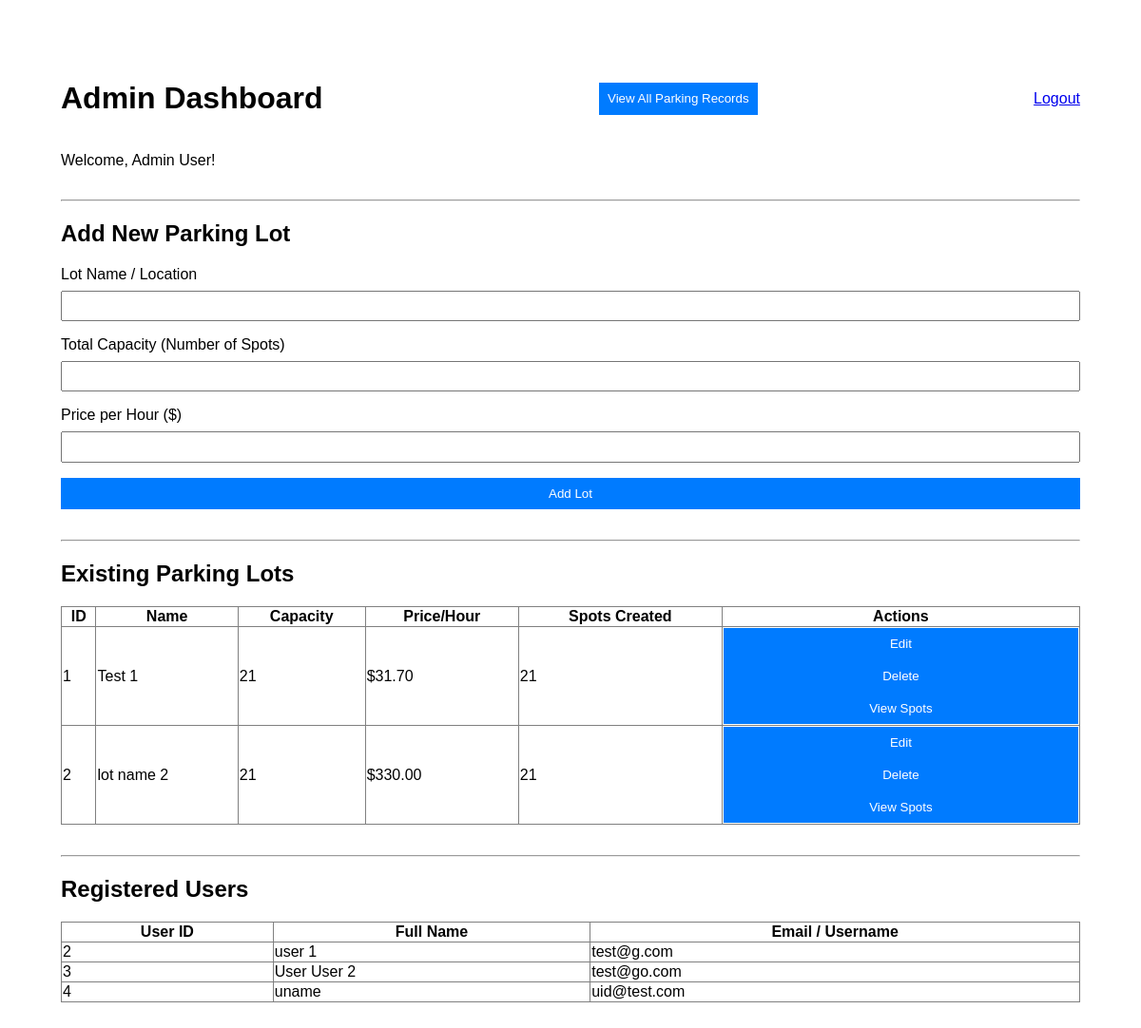
The app's page /admin/dashboard (signed in), older data.
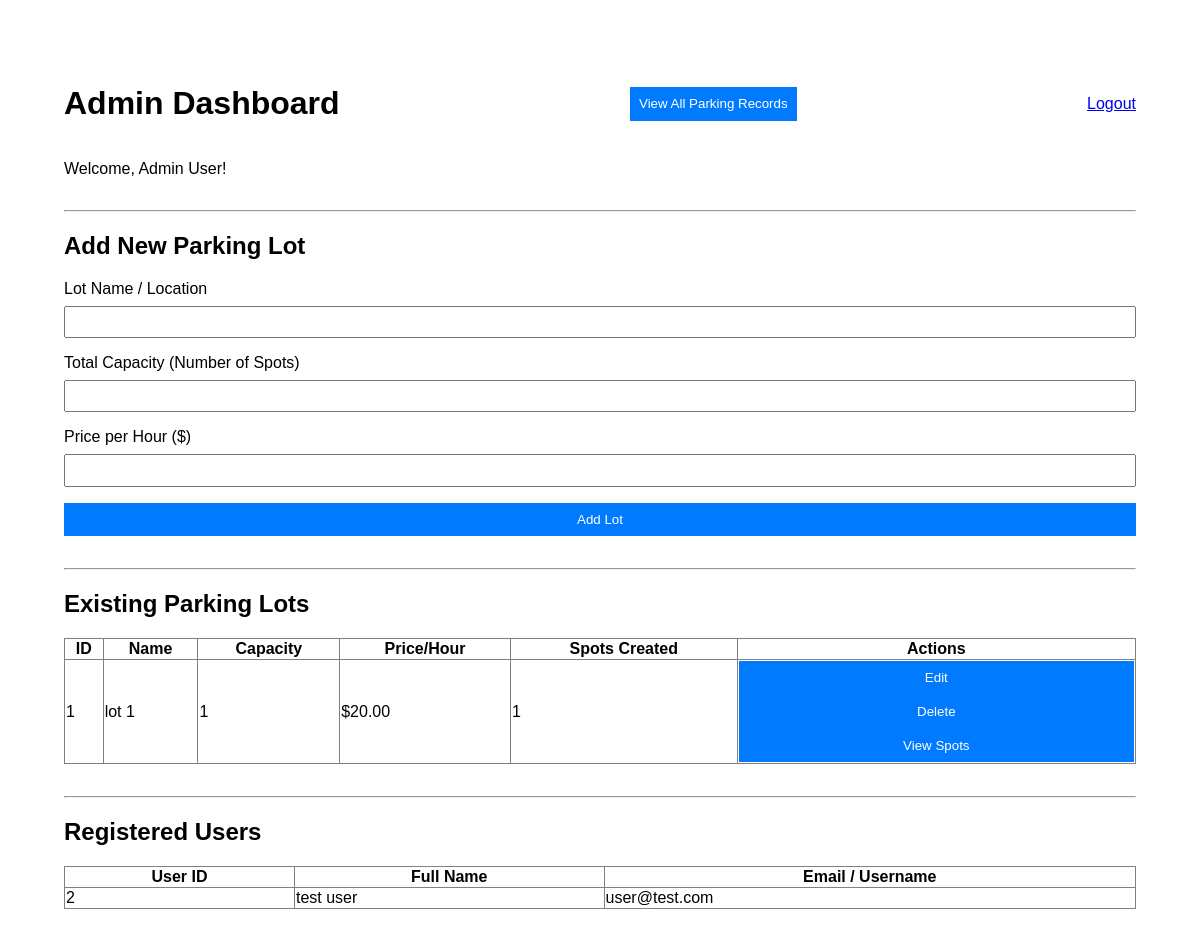
The same page, newer data.
### models/models.py (models this page shows)
class User(db.Model, UserMixin):
    id = db.Column(db.Integer, primary_key=True)
    username = db.Column(db.String(80), unique=True, nullable=False)
    password = db.Column(db.String(255), nullable=False)
    full_name = db.Column(db.String(150))
    role = db.Column(db.String(50), default='user') # Differentiates between user and admin
    reservations = db.relationship('Reservation', backref='user', lazy=True)

class ParkingLot(db.Model):
    id = db.Column(db.Integer, primary_key=True)
    name = db.Column(db.String(100), nullable=False)
    capacity = db.Column(db.Integer, nullable=False)
    price_per_hour = db.Column(db.Float, nullable=False)
    spots = db.relationship('ParkingSpot', backref='lot', lazy=True, cascade="all, delete-orphan")

### controllers/controllers.py (the view)
@app.route('/admin/dashboard')
@login_required
@role_required('admin')
def admin_dashboard():
    lots = ParkingLot.query.order_by(ParkingLot.id).all()
    users = User.query.filter_by(role='user').all()
    return render_template('admin_dashboard.html', lots=lots, users=users)

### app.py (called while the page is built)
@login_manager.user_loader
def load_user(user_id):
    return User.query.get(int(user_id))

### controllers/controllers.py (called while the page is built)
def role_required(role):
    def wrapper(fn):
        @wraps(fn)
        def decorated_view(*args, **kwargs):
            if not current_user.is_authenticated or current_user.role != role:
                flash("You do not have permission to access this page.")
                return redirect(url_for('login'))
            return fn(*args, **kwargs)
        return decorated_view
    return wrapper

### templates/admin_dashboard.html (shortened to what this page needs)
{% extends 'base.html' %}
{% block content %}
<div style="max-width: 1200px; margin: auto; padding: 2em;">
    <div style="display: flex; justify-content: space-between; align-items: center;">
        <h1>Admin Dashboard</h1>
        <div style="margin: 1em 0;">
            <a href="{{ url_for('all_reservations') }}">
                <button type="button">View All Parking Records</button>
            </a>
        </div>
        <a href="{{ url_for('logout') }}">Logout</a>
    </div>
    <p>Welcome, {{ current_user.full_name }}!</p>
    <hr style="margin-top: 2em;">
    <h2>Add New Parking Lot</h2>
    <form method="POST" action="{{ url_for('add_lot') }}">
        <div class="form-group">
            <label for="name">Lot Name / Location</label>
            <input type="text" id="name" name="name" required>
        </div>
        <div class="form-group">
            <label for="capacity">Total Capacity (Number of Spots)</label>
            <input type="number" id="capacity" name="capacity" min="1" required>
        </div>
        <div class="form-group">
            <label for="price">Price per Hour ($)</label>
            <input type="number" id="price" name="price" step="0.01" min="0" required>
        </div>
        <button type="submit">Add Lot</button>
    </form>
    <hr style="margin-top: 2em;">
    <h2>Existing Parking Lots</h2>
    <table border="1" style="width: 100%; border-collapse: collapse; margin-top: 1em;">
        <thead>
            <tr>
                <th>ID</th>
                <th>Name</th>
                <th>Capacity</th>
                <th>Price/Hour</th>
                <th>Spots Created</th>
                <th>Actions</th>
            </tr>
        </thead>
        <tbody>
            {% if lots %}
                {% for lot in lots %}
                <tr>
                    <td>{{ lot.id }}</td>
                    <td>{{ lot.name }}</td>
                    <td>{{ lot.capacity }}</td>
                    <td>${{ "%.2f"|format(lot.price_per_hour) }}</td>
                    <td>{{ lot.spots|length }}</td> <td>
                        <a href="{{ url_for('edit_lot', lot_id=lot.id) }}">
                            <button type="button">Edit</button>
                        </a>
                        <form method="POST" action="{{ url_for('delete_lot', lot_id=lot.id) }}" style="display: inline;" onsubmit="return confirm('Are you sure you want to delete {{ lot.name }} lot and all its {{lot.spots|length}} spots?');">
                            <button type="submit">Delete</button>
                        </form>
                        <a href="{{ url_for('view_lot_spots', lot_id=lot.id) }}">
                            <button type="button">View Spots</button>
                        </a>
                    </td>
                </tr>
                {% endfor %}
            {% else %}
            <tr>
                <td colspan="6" style="text-align: center;">No lots have been created yet.</td>
            </tr>
            {% endif %}
        </tbody>
    </table>
    <hr style="margin-top: 2em;">
    <h2>Registered Users</h2>
    <table border="1" style="width: 100%; border-collapse: collapse; margin-top: 1em;">
        <thead>
            <tr>
                <th>User ID</th>
                <th>Full Name</th>
                <th>Email / Username</th>
            </tr>
        </thead>
        <tbody>
            {% if users %}
                {% for user in users %}
                <tr>
                    <td>{{ user.id }}</td>
                    <td>{{ user.full_name }}</td>
                    <td>{{ user.username }}</td>
                </tr>
                {% endfor %}
            {% else %}
            <tr>
                <td colspan="3" style="text-align: center;">No users have registered yet.</td>
            </tr>
            {% endif %}
        </tbody>
    </table>
</div>
{% endblock %}

### templates/base.html (shortened to what this page needs)
<!DOCTYPE html>
<html lang="en">
<head>
</head>
<body>
    {% block content %}{% endblock %}
</body>
</html>

### templates/base.html (style rules this page uses)
body { font-family: sans-serif; margin: 2em; }
.form-group { margin-bottom: 1em; }
label { display: block; margin-bottom: 0.5em; }
input { width: 100%; padding: 0.5em; box-sizing: border-box; }
button { width: 100%; padding: 0.7em; background-color: #007bff; color: white; border: none; cursor: pointer; }

Row changes from the older to the newer data that the page shows:
removed ParkingLot: id "2", name "lot name 2", capacity "21", price_per_hour "330.00", spots|length "21"
removed User: id "3", full_name "User User 2", username "test@go.com"
removed User: id "4", full_name "uname", username "uid@test.com"
changed ParkingLot id 1: name "Test 1" → "lot 1"; capacity "21" → "1"; price_per_hour "31.70" → "20.00"; spots|length "21" → "1"
changed User id 2: full_name "user 1" → "test user"; username "test@g.com" → "user@test.com"
